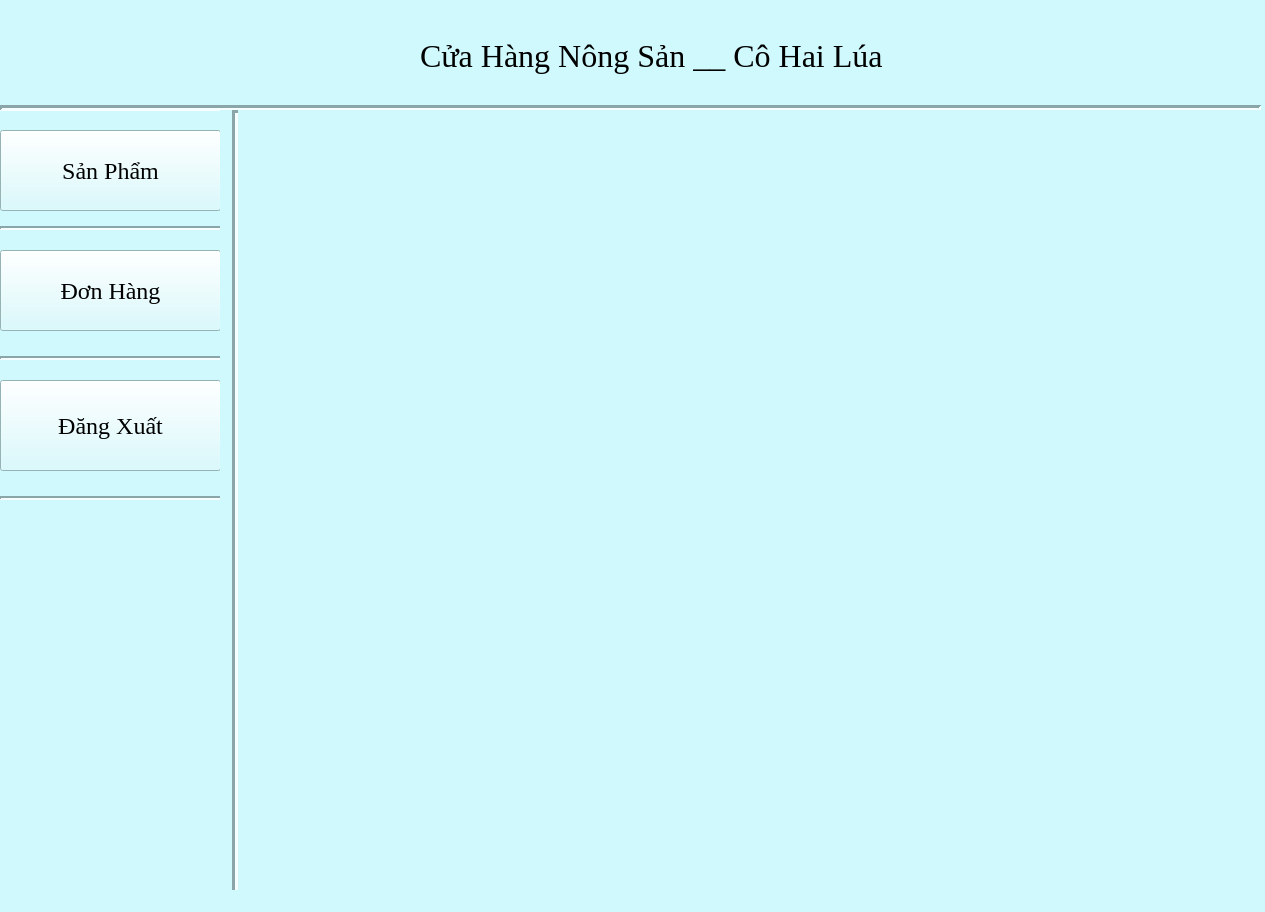
<?xml version="1.0" encoding="UTF-8"?>
<ui version="4.0">
 <class>MainWindow</class>
 <widget class="QMainWindow" name="MainWindow">
  <property name="geometry">
   <rect>
    <x>0</x>
    <y>0</y>
    <width>1265</width>
    <height>912</height>
   </rect>
  </property>
  <property name="windowTitle">
   <string>MainWindow</string>
  </property>
  <property name="styleSheet">
   <string notr="true">background-color: #D0F9FD;</string>
  </property>
  <widget class="QWidget" name="centralwidget">
   <property name="styleSheet">
    <string notr="true"/>
   </property>
   <widget class="QWidget" name="widget" native="true">
    <property name="geometry">
     <rect>
      <x>0</x>
      <y>0</y>
      <width>1271</width>
      <height>111</height>
     </rect>
    </property>
    <widget class="QLabel" name="Favicon">
     <property name="geometry">
      <rect>
       <x>80</x>
       <y>0</y>
       <width>131</width>
       <height>91</height>
      </rect>
     </property>
     <property name="text">
      <string/>
     </property>
    </widget>
    <widget class="QLabel" name="label">
     <property name="geometry">
      <rect>
       <x>420</x>
       <y>10</y>
       <width>501</width>
       <height>91</height>
      </rect>
     </property>
     <property name="font">
      <font>
       <family>Times New Roman</family>
       <pointsize>24</pointsize>
      </font>
     </property>
     <property name="text">
      <string>Cửa Hàng Nông Sản __ Cô Hai Lúa</string>
     </property>
    </widget>
    <widget class="Line" name="line">
     <property name="geometry">
      <rect>
       <x>0</x>
       <y>100</y>
       <width>1261</width>
       <height>16</height>
      </rect>
     </property>
     <property name="lineWidth">
      <number>3</number>
     </property>
     <property name="orientation">
      <enum>Qt::Horizontal</enum>
     </property>
    </widget>
   </widget>
   <widget class="QWidget" name="widget_2" native="true">
    <property name="geometry">
     <rect>
      <x>0</x>
      <y>120</y>
      <width>231</width>
      <height>801</height>
     </rect>
    </property>
    <widget class="QPushButton" name="btnSanPham">
     <property name="geometry">
      <rect>
       <x>0</x>
       <y>10</y>
       <width>221</width>
       <height>81</height>
      </rect>
     </property>
     <property name="font">
      <font>
       <family>Times New Roman</family>
       <pointsize>18</pointsize>
      </font>
     </property>
     <property name="text">
      <string>Sản Phẩm</string>
     </property>
    </widget>
    <widget class="QPushButton" name="btnDonHang">
     <property name="geometry">
      <rect>
       <x>0</x>
       <y>130</y>
       <width>221</width>
       <height>81</height>
      </rect>
     </property>
     <property name="font">
      <font>
       <family>Times New Roman</family>
       <pointsize>18</pointsize>
      </font>
     </property>
     <property name="text">
      <string>Đơn Hàng</string>
     </property>
    </widget>
    <widget class="QPushButton" name="btnDangXuat">
     <property name="geometry">
      <rect>
       <x>0</x>
       <y>260</y>
       <width>221</width>
       <height>91</height>
      </rect>
     </property>
     <property name="font">
      <font>
       <family>Times New Roman</family>
       <pointsize>18</pointsize>
      </font>
     </property>
     <property name="text">
      <string>Đăng Xuất</string>
     </property>
    </widget>
    <widget class="Line" name="line_9">
     <property name="geometry">
      <rect>
       <x>0</x>
       <y>100</y>
       <width>231</width>
       <height>16</height>
      </rect>
     </property>
     <property name="lineWidth">
      <number>2</number>
     </property>
     <property name="orientation">
      <enum>Qt::Horizontal</enum>
     </property>
    </widget>
    <widget class="Line" name="line_10">
     <property name="geometry">
      <rect>
       <x>0</x>
       <y>230</y>
       <width>231</width>
       <height>16</height>
      </rect>
     </property>
     <property name="lineWidth">
      <number>2</number>
     </property>
     <property name="orientation">
      <enum>Qt::Horizontal</enum>
     </property>
    </widget>
    <widget class="Line" name="line_12">
     <property name="geometry">
      <rect>
       <x>0</x>
       <y>370</y>
       <width>231</width>
       <height>16</height>
      </rect>
     </property>
     <property name="lineWidth">
      <number>2</number>
     </property>
     <property name="orientation">
      <enum>Qt::Horizontal</enum>
     </property>
    </widget>
   </widget>
   <widget class="Line" name="line_2">
    <property name="geometry">
     <rect>
      <x>220</x>
      <y>110</y>
      <width>31</width>
      <height>801</height>
     </rect>
    </property>
    <property name="lineWidth">
     <number>3</number>
    </property>
    <property name="orientation">
     <enum>Qt::Vertical</enum>
    </property>
   </widget>
   <widget class="QLabel" name="Images">
    <property name="geometry">
     <rect>
      <x>240</x>
      <y>110</y>
      <width>1021</width>
      <height>801</height>
     </rect>
    </property>
    <property name="text">
     <string/>
    </property>
   </widget>
  </widget>
  <widget class="QStatusBar" name="statusbar"/>
 </widget>
 <resources/>
 <connections/>
</ui>
